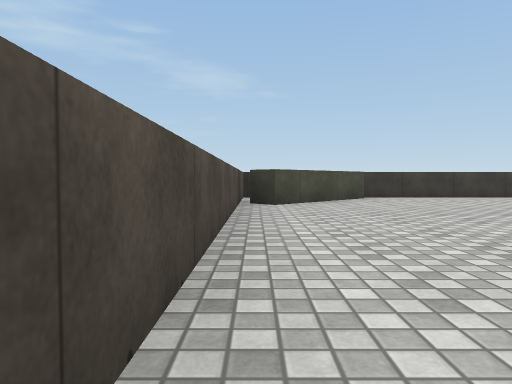
[1] (above)

16 first-person views from a walk through a 3-D level made in the Unity game engine. The camera is 0.72 m above the floor, tilts 2° down and sees 70° across. The floor is counted in squares, 2 m on a side. Each view is taken from the middle of a square. On the plan, view 1 faces up. The plan holds only what a view shows up to about 9 squares ahead; the rest is blank. Surface patterns are stand-ins for the level's own textures.

[2]
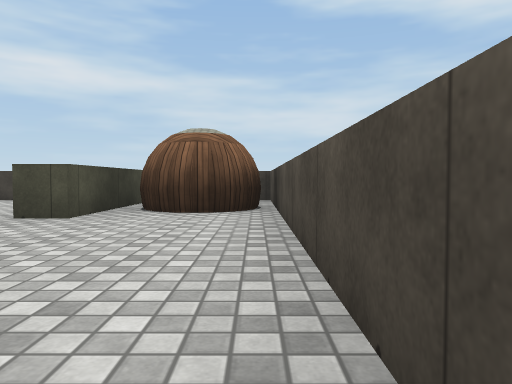

[3]
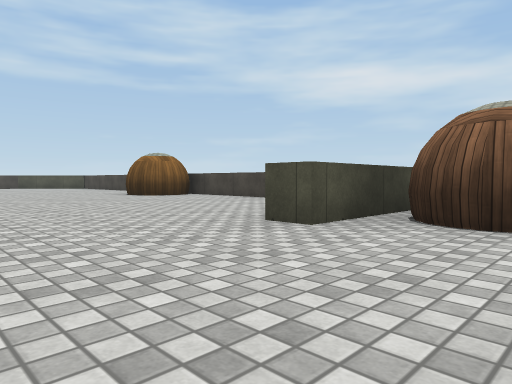

[4]
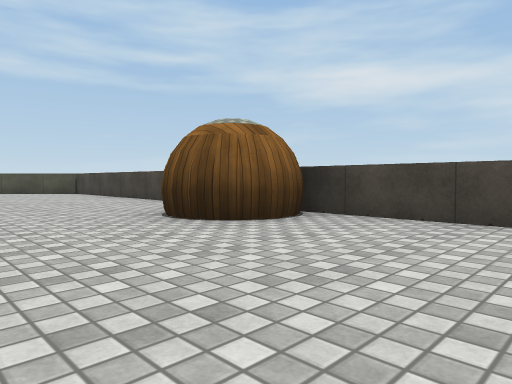

[5]
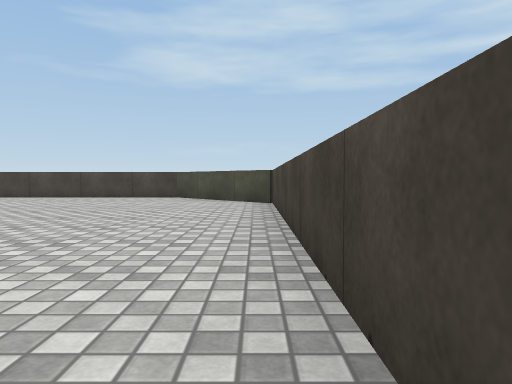

[6]
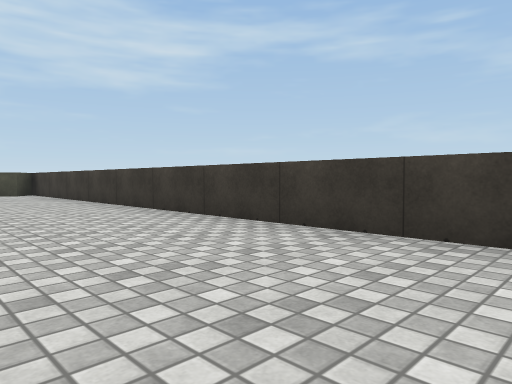

[7]
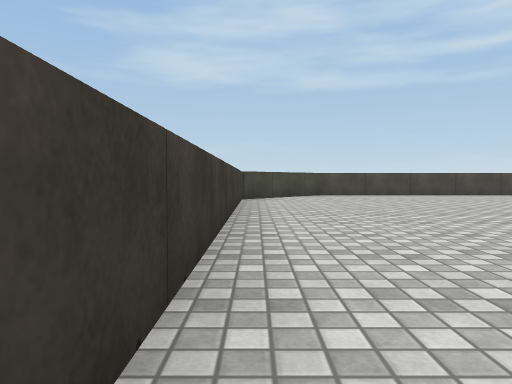

[8]
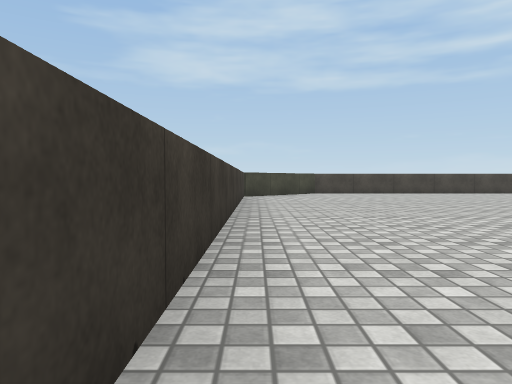

[9]
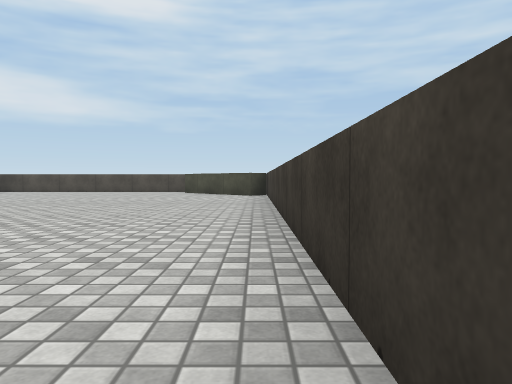

[10]
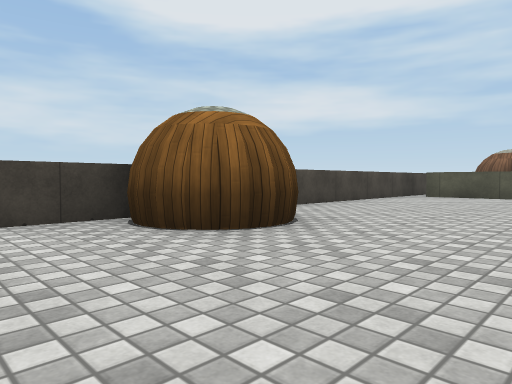

[11]
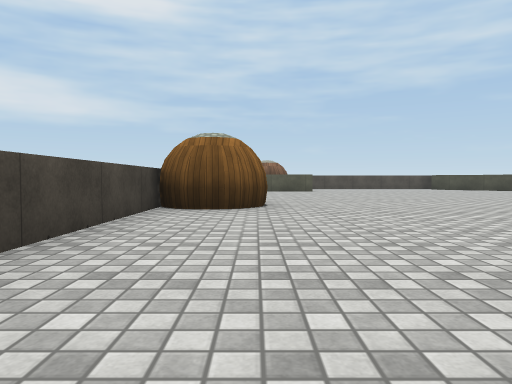

[12]
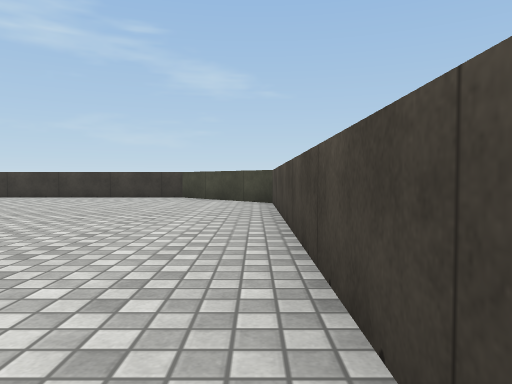

[13]
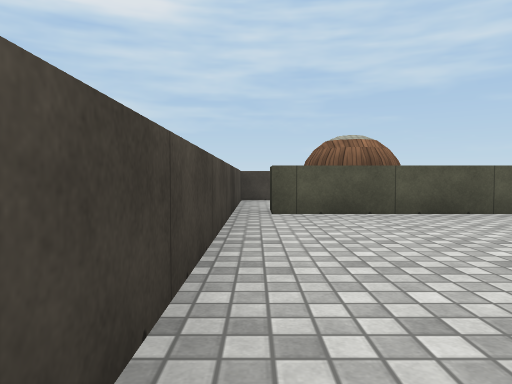

[14]
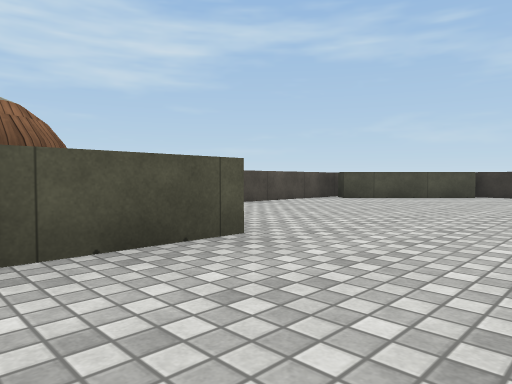

[15]
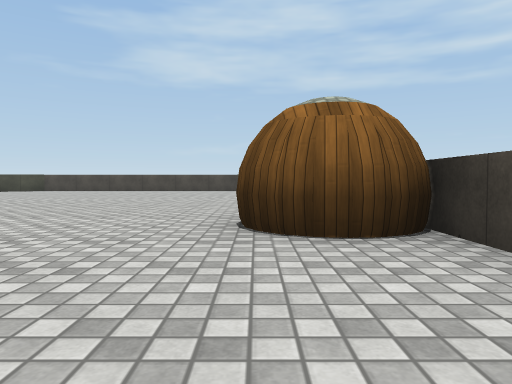

[16]
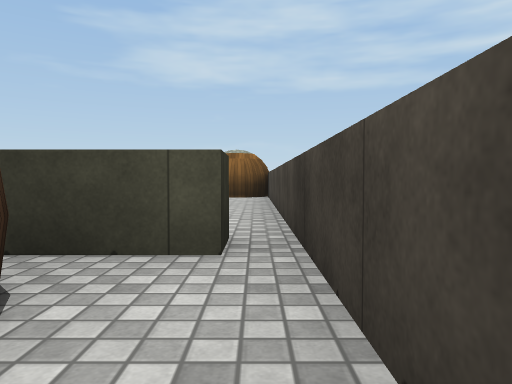

### Floor plan
Points are (right, up) in squares from view 1. A wall is a line through its corners. A room is listed if a view was taken in it or the views show most of it. See-through windows are left out.
Room 1 (views 1, 2, 3, 4, 5, 6, 7, 8, 9, 10, 11, 12, 13, 14, 15, 16)
walls: (8.1, -2.3) (14.4, -2.3) (16.3, -0.4) (16.3, 5.5) (14.5, 7.3) (1.7, 7.3); (2.2, 0.7) (2.2, -1.8) (1.7, -1.8) (1.7, 0.7) (2.2, 0.7); (2, 6.9) (0.3, 5.1); (-0.2, 6.6) (-0.2, -2.3) (7.8, -2.3)

Where each view was taken, in squares from view 1:
view 1: 0 up, 0 right, facing up
view 2: 4 up, 0 right, facing down
view 3: 3 up, 0 right, facing down-right
view 4: 1 up, 5 right, facing down-right
view 5: 2 down, 9 right, facing right
view 6: 5 up, 11 right, facing up-left
view 7: 7 up, 8 right, facing right
view 8: 7 up, 7 right, facing right
view 9: 7 up, 10 right, facing left
view 10: 1 up, 10 right, facing down-left
view 11: 1 down, 13 right, facing left
view 12: 0 up, 16 right, facing up
view 13: 2 down, 6 right, facing left
view 14: 1 down, 4 right, facing up-left
view 15: 1 down, 5 right, facing right
view 16: 2 down, 0 right, facing right
